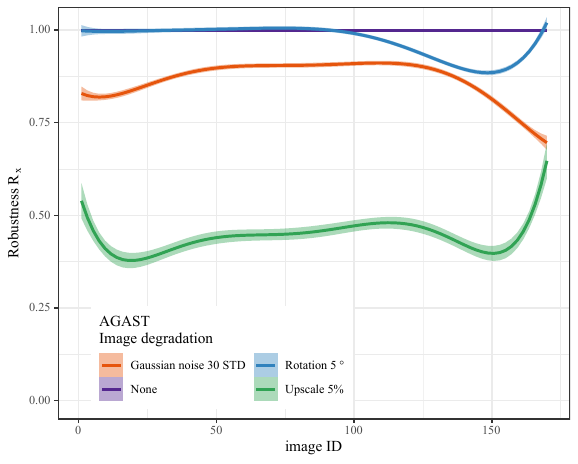

R code for this plot:
rm(list = ls())

#load helping functions, like rollmean, accuracy_plot, read_data and libraries
source("../functions_source/functions.R")


patient1 = list.files(path = "../../data/methods_testing/agast/orig/1-1", pattern = ".csv",include.dirs = TRUE,full.names = TRUE)
patient2 = list.files(path = "../../data/methods_testing/agast/orig/2-2", pattern = ".csv",include.dirs = TRUE,full.names = TRUE)
patient3 = list.files(path = "../../data/methods_testing/agast/orig/3-3", pattern = ".csv",include.dirs = TRUE,full.names = TRUE)
patient4 = list.files(path = "../../data/methods_testing/agast/orig/4-4", pattern = ".csv",include.dirs = TRUE,full.names = TRUE)
patient5 = list.files(path = "../../data/methods_testing/agast/orig/5-5", pattern = ".csv",include.dirs = TRUE,full.names = TRUE)
patient6 = list.files(path = "../../data/methods_testing/agast/orig/6-6", pattern = ".csv",include.dirs = TRUE,full.names = TRUE)
patient7 = list.files(path = "../../data/methods_testing/agast/orig/7-7", pattern = ".csv",include.dirs = TRUE,full.names = TRUE)

agast <- NULL
agast <- read_data_orig(patient1,patient2,patient3,patient4,patient5,patient6,patient7)
agast <- agast %>% filter(input_id == test_id)

#on higher slices there are NAs
temp <- agast %>% group_by(input_id,test_id) %>% drop_na() %>% summarise_at(vars("snr"),mean)
temp2 <- agast %>% group_by(input_id,test_id) %>% drop_na() %>% summarise_at(vars("snr"),sd)
temp$sd <- temp2$snr
#temp$ref_id <- i
h_identity <- temp
h_identity$id <- "None"
h_identity$robustness <- h_identity$snr/h_identity$snr

################### rotation #########################################################
patient1 = list.files(path = "../../data/methods_testing/agast/robustness-rotation/1-1", pattern = ".csv",include.dirs = TRUE,full.names = TRUE)
patient2 = list.files(path = "../../data/methods_testing/agast/robustness-rotation/2-2", pattern = ".csv",include.dirs = TRUE,full.names = TRUE)
patient3 = list.files(path = "../../data/methods_testing/agast/robustness-rotation/3-3", pattern = ".csv",include.dirs = TRUE,full.names = TRUE)
patient4 = list.files(path = "../../data/methods_testing/agast/robustness-rotation/4-4", pattern = ".csv",include.dirs = TRUE,full.names = TRUE)
patient5 = list.files(path = "../../data/methods_testing/agast/robustness-rotation/5-5", pattern = ".csv",include.dirs = TRUE,full.names = TRUE)
patient6 = list.files(path = "../../data/methods_testing/agast/robustness-rotation/6-6", pattern = ".csv",include.dirs = TRUE,full.names = TRUE)
patient7 = list.files(path = "../../data/methods_testing/agast/robustness-rotation/7-7", pattern = ".csv",include.dirs = TRUE,full.names = TRUE)

agast <- NULL
agast <- read_data_orig(patient1,patient2,patient3,patient4,patient5,patient6,patient7)
agast <- agast %>% filter(input_id == test_id)
temp <- agast %>% group_by(input_id,test_id) %>% drop_na() %>% summarise_at(vars("snr"),mean)
temp2 <- agast %>% group_by(input_id,test_id) %>% drop_na() %>% summarise_at(vars("snr"),sd)
temp$sd <- temp2$snr
#temp$ref_id <- i
h_rot <- temp
h_rot$id <- "Rotation 5 °"
h_rot$robustness <- h_rot$snr/h_identity$snr

################### gauss #########################################################
patient1 = list.files(path = "../../data/methods_testing/agast/robustness-noise//1-1", pattern = ".csv",include.dirs = TRUE,full.names = TRUE)
patient2 = list.files(path = "../../data/methods_testing/agast/robustness-noise/2-2", pattern = ".csv",include.dirs = TRUE,full.names = TRUE)
patient3 = list.files(path = "../../data/methods_testing/agast/robustness-noise/3-3", pattern = ".csv",include.dirs = TRUE,full.names = TRUE)
patient4 = list.files(path = "../../data/methods_testing/agast/robustness-noise/4-4", pattern = ".csv",include.dirs = TRUE,full.names = TRUE)
patient5 = list.files(path = "../../data/methods_testing/agast/robustness-noise/5-5", pattern = ".csv",include.dirs = TRUE,full.names = TRUE)
patient6 = list.files(path = "../../data/methods_testing/agast/robustness-noise/6-6", pattern = ".csv",include.dirs = TRUE,full.names = TRUE)
patient7 = list.files(path = "../../data/methods_testing/agast/robustness-noise/7-7", pattern = ".csv",include.dirs = TRUE,full.names = TRUE)

agast <- NULL
agast <- read_data_orig(patient1,patient2,patient3,patient4,patient5,patient6,patient7)
agast <- agast %>% filter(input_id == test_id)
temp <- agast %>% group_by(input_id,test_id) %>% drop_na() %>% summarise_at(vars("snr"),mean)
temp2 <- agast %>% group_by(input_id,test_id) %>% drop_na() %>% summarise_at(vars("snr"),sd)
temp$sd <- temp2$snr
#temp$ref_id <- i
h_gauss <- temp
h_gauss$id <- "Gaussian noise 30 STD"
h_gauss$robustness <- h_gauss$snr/h_identity$snr

################### upscale #########################################################
patient1 = list.files(path = "../../data/methods_testing/agast/robustness-scale/1-1", pattern = ".csv",include.dirs = TRUE,full.names = TRUE)
patient2 = list.files(path = "../../data/methods_testing/agast/robustness-scale/2-2", pattern = ".csv",include.dirs = TRUE,full.names = TRUE)
patient3 = list.files(path = "../../data/methods_testing/agast/robustness-scale/3-3", pattern = ".csv",include.dirs = TRUE,full.names = TRUE)
patient4 = list.files(path = "../../data/methods_testing/agast/robustness-scale/4-4", pattern = ".csv",include.dirs = TRUE,full.names = TRUE)
patient5 = list.files(path = "../../data/methods_testing/agast/robustness-scale/5-5", pattern = ".csv",include.dirs = TRUE,full.names = TRUE)
patient6 = list.files(path = "../../data/methods_testing/agast/robustness-scale/6-6", pattern = ".csv",include.dirs = TRUE,full.names = TRUE)
patient7 = list.files(path = "../../data/methods_testing/agast/robustness-scale/7-7", pattern = ".csv",include.dirs = TRUE,full.names = TRUE)

agast <- NULL
agast <- read_data_orig(patient1,patient2,patient3,patient4,patient5,patient6,patient7)
agast <- agast %>% filter(input_id == test_id)
temp <- agast %>% group_by(input_id,test_id) %>% drop_na() %>% summarise_at(vars("snr"),mean)
temp2 <- agast %>% group_by(input_id,test_id) %>% drop_na() %>% summarise_at(vars("snr"),sd)
temp$sd <- temp2$snr
#temp$ref_id <- i
h_scale <- temp
h_scale$id <- "Upscale 5%"
h_scale$robustness <- h_scale$snr/h_identity$snr


#############################################################################
results <- rbind(h_identity, h_gauss, h_rot, h_scale)

p <- ggplot(data=results, aes(x=input_id,y=robustness, group=id,color=id, fill=id), size=1.2) + 
  scale_color_manual(values=c("#e6550d", "#54278f","#3182bd","#31a354")) +
  scale_fill_manual(values=c("#e6550d", "#54278f", "#3182bd","#31a354")) +
  geom_smooth(method = "lm", formula = y ~ poly(x,6)) +
  coord_cartesian(ylim = c(0.0,1.01)) + 
  labs(x="image ID", y=expression("Robustness R"[x]), color="AGAST\nImage degradation", fill="AGAST\nImage degradation") + 
  theme_bw() + 
  guides(fill=guide_legend(ncol=2), color=guide_legend(ncol=2)) +
  theme(text=element_text(family="Times New Roman"), 
        legend.position = c(0.32,0.15),
        #legend.direction="horizontal",
        plot.title = element_text(margin=margin(t=25,b=-25), hjust=0.05, face="plain", size=12))
p
ggsave("./robustness_agast.pdf", plot = p,width = 5.79, height = 4.65, dpi=300, device=cairo_pdf)
